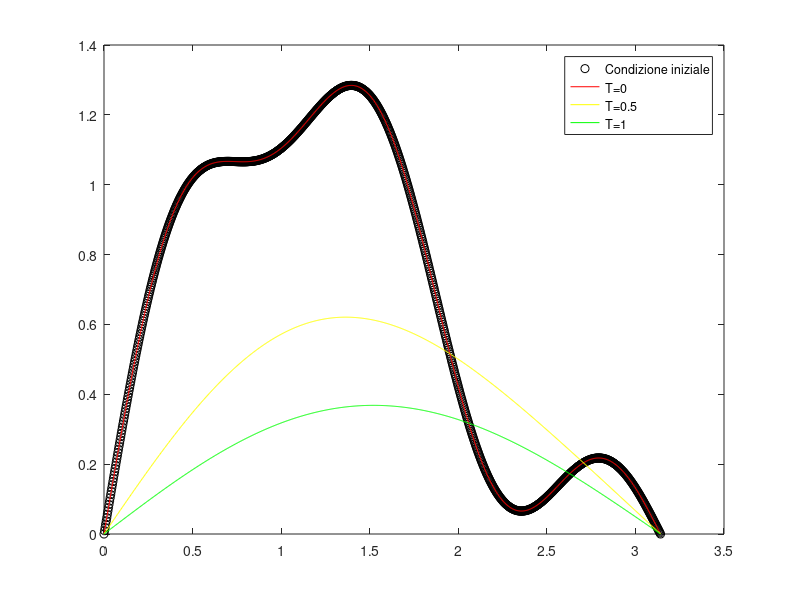
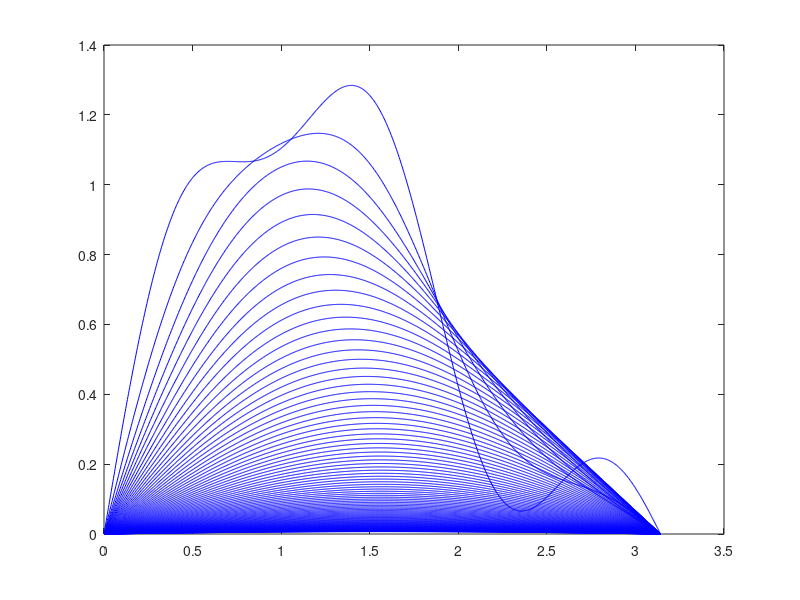
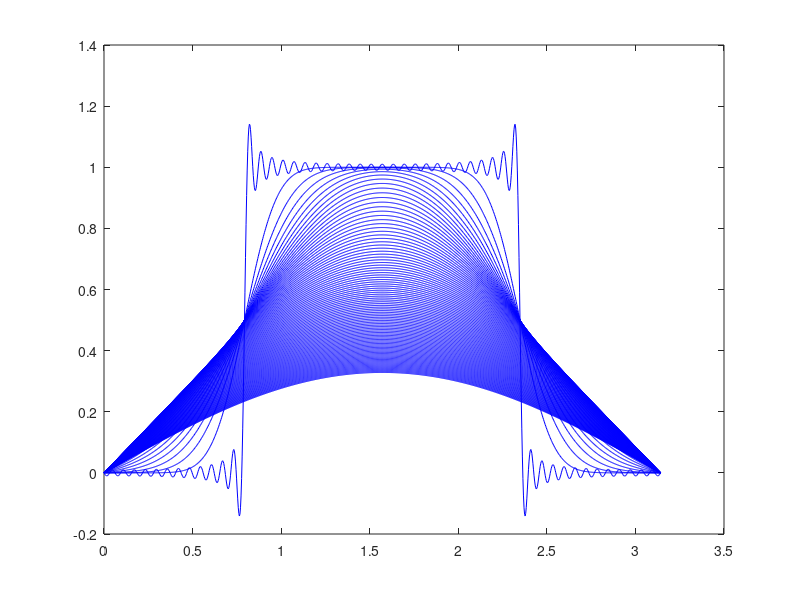

These figures' MATLAB source, in order:


%************** Ese 2: equazione del calore *****************************

clear all; close all
N = 100;
n = 1:N;

%Dato iniziale: 

fi = @(x) sin(x) + 0.5*sin(2*x) + 0.2*sin(5*x);

% calcolo coefficienti bk tramite dst
xs = pi*n/(N+1);
bk = 2/(N+1)*dst(fi(xs));

%Ricostruire la soluzione in spazio e tempo

% PUNTO 1: Soluzione ad un istante temporale fissato T=0,0.5,1

T=0; %Ritroviamo la condizione iniziale?
xdis = linspace(0,pi,1000);

u=0*xdis;
for i = n
    u = u + bk(i).*exp(-i.^2*T).*sin(i*xdis);
end

figure(1)
plot(xdis,fi(xdis),'ko', xdis, u, 'r'); 

%
T=0.5;
xdis = linspace(0,pi,1000);

u=0;
for i = n
    u = u + bk(i).*exp(-i.^2*T).*sin(i*xdis);
end

hold on
plot(xdis, u, 'y'); 

%
T=1;
xdis = linspace(0,pi,1000);

u=0;
for i = n
    u = u + bk(i).*exp(-i.^2*T).*sin(i*xdis);
end

hold on
plot(xdis, u, 'g'); 
legend('Condizione iniziale','T=0','T=0.5','T=1');

%%
%PUNTO 2: Soluzione al variare del tempo
close all
figure(2)

T=[0:0.05:5];

xdis = linspace(0,pi,1000);

for t = T
     u=0*xdis;
     for i = n
         u = u + bk(i).*exp(-i.^2*t).*sin(i*xdis);
     end
     plot(xdis,u,'b'); hold on
     drawnow
  
 end


%%
%PUNTO 3 : cambiamo la soluzione iniziale con una discontinua 

fi= @(x) (x>pi/4).*(x<3/4*pi);

% calcolo coefficienti bk tramite dst
xs = pi*n/(N+1);
bk = 2/(N+1)*dst(fi(xs));

figure(3)
T = linspace(0,1,100);
xdis = linspace(0,pi,1000);

for t = T
     u=0*xdis;
     for i = n
         u = u + bk(i).*exp(-i.^2*t).*sin(i*xdis);
     end
     plot(xdis,u,'b'); hold on
     drawnow
 end
